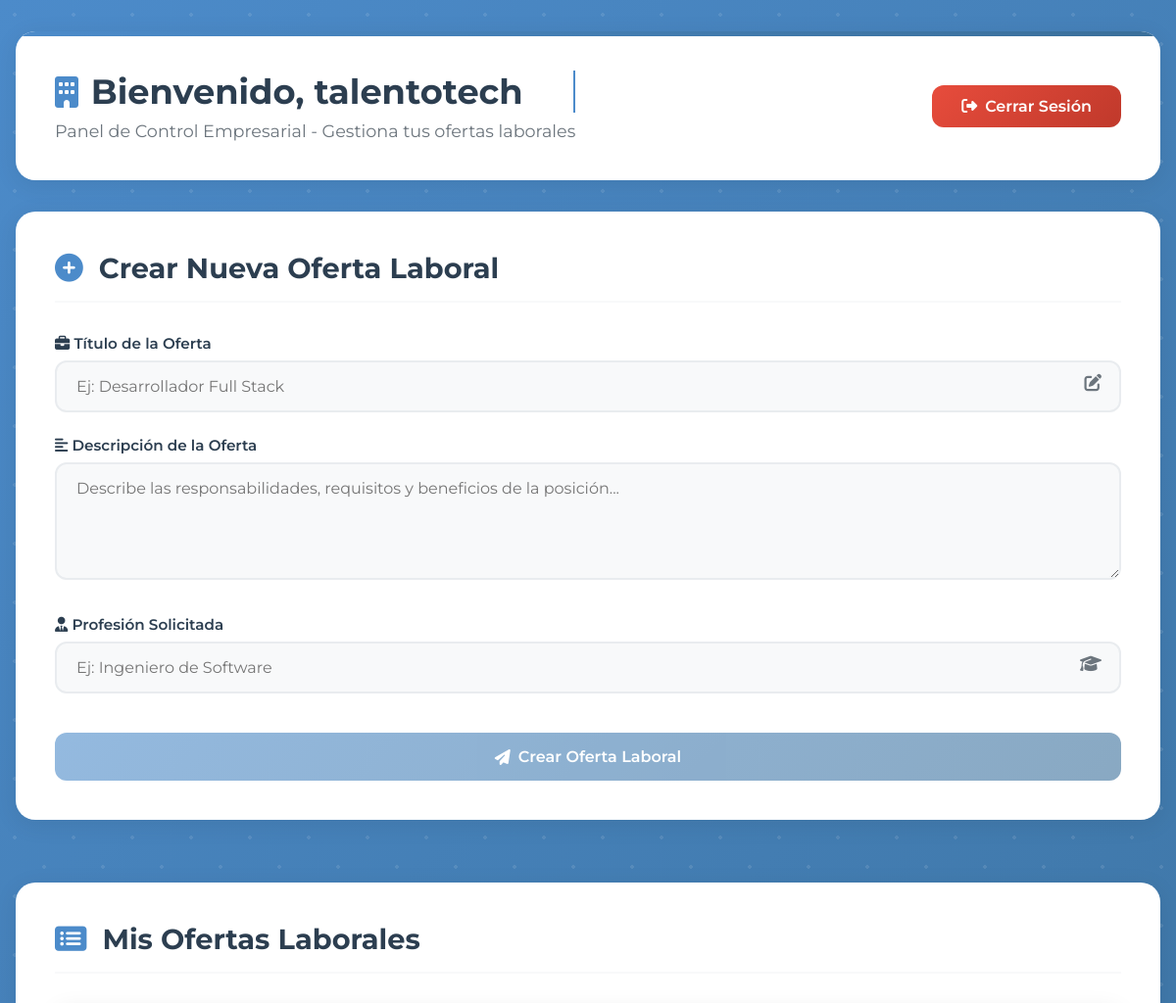
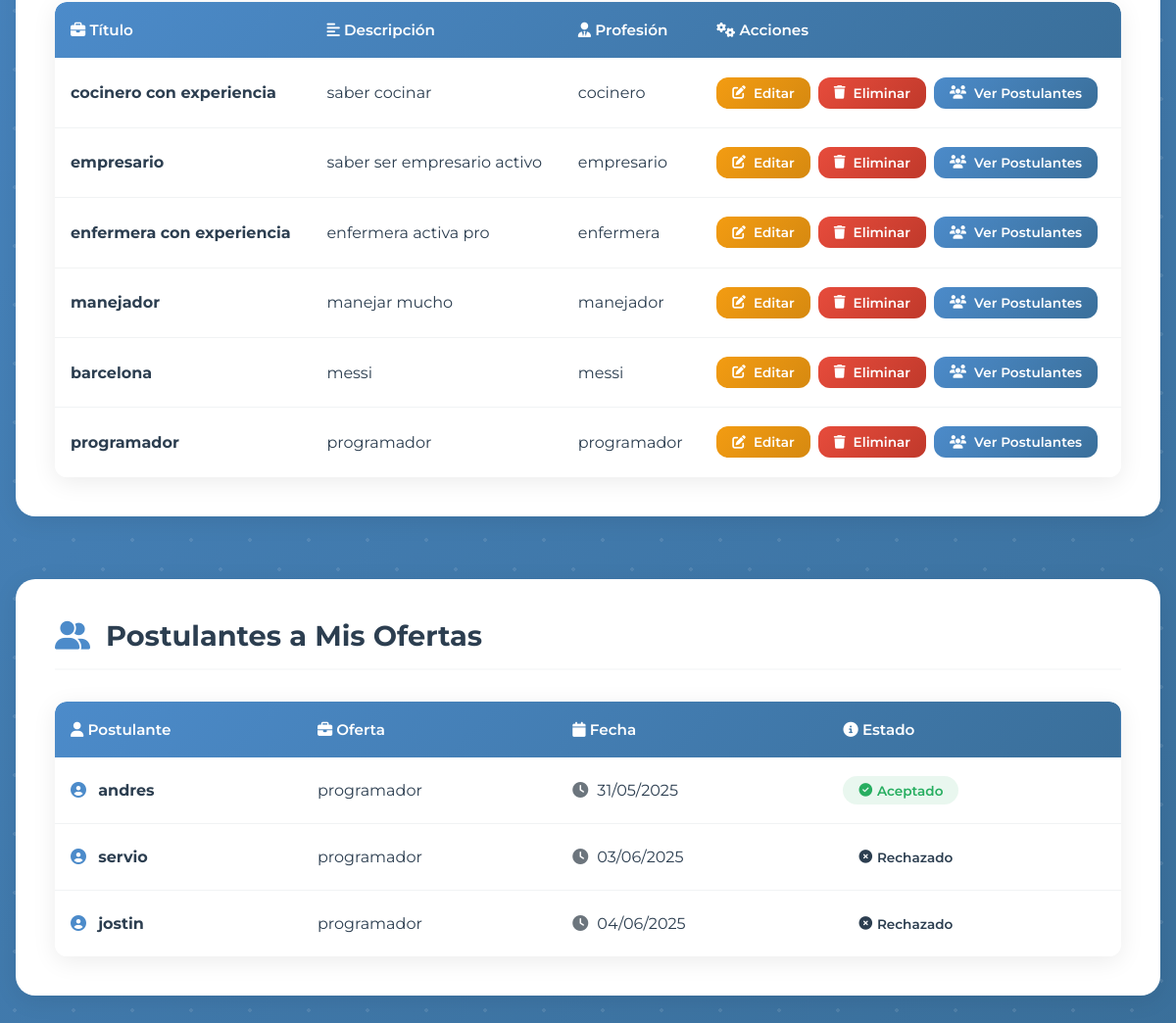
Screenshot of /php/dashboard_empresa.php (signed in) with the database file from the repository (2 pictures, top to bottom).
### tables this page shows
CREATE TABLE `ofertas_laborales` (
  `id` int(11) NOT NULL,
  `empresa_id` int(11) NOT NULL,
  `titulo` varchar(255) NOT NULL,
  `descripcion` text NOT NULL,
  `profesion_solicitada` varchar(255) NOT NULL,
  `fecha_publicacion` timestamp NOT NULL DEFAULT current_timestamp()
);

CREATE TABLE `postulaciones` (
  `id` int(11) NOT NULL,
  `oferta_id` int(11) NOT NULL,
  `postulante_id` int(11) NOT NULL,
  `fecha_postulacion` timestamp NOT NULL DEFAULT current_timestamp(),
  `estado` enum('pendiente','aceptado','rechazado') DEFAULT 'pendiente',
  `fecha_actualizacion` datetime DEFAULT current_timestamp() ON UPDATE current_timestamp()
);

CREATE TABLE `usuarios` (
  `id` int(11) NOT NULL,
  `nombre` varchar(100) NOT NULL,
  `email` varchar(100) NOT NULL,
  `password` varchar(255) NOT NULL,
  `tipo` enum('empresa','postulante') NOT NULL
);

### php/dashboard_empresa.php (the view, shortened to what this page needs)
<?php
include('db.php');
$empresa_id = $_SESSION['user_id'];
$sql_ofertas = "SELECT * FROM ofertas_laborales WHERE empresa_id = '$empresa_id'";
$result_ofertas = $conn->query($sql_ofertas);
$sql_postulaciones = "SELECT p.*, u.nombre AS postulante_nombre, o.titulo AS oferta_titulo, p.estado, p.fecha_postulacion
                      FROM postulaciones p
                      JOIN usuarios u ON p.postulante_id = u.id
                      JOIN ofertas_laborales o ON p.oferta_id = o.id
                      WHERE o.empresa_id = '$empresa_id'";
$result_postulaciones = $conn->query($sql_postulaciones);
?>
<!DOCTYPE html>
<html lang="es">
<head>
    <link rel="stylesheet" href="https://cdnjs.cloudflare.com/ajax/libs/font-awesome/6.4.2/css/all.min.css">
</head>
<body>
    <div class="dashboard-container">
        <header class="dashboard-header">
            <div class="header-content">
                <div class="welcome-section">
                    <h1>
                        <i class="fas fa-building"></i>
                        Bienvenido, <?php echo $_SESSION['user_name']; ?>
                    </h1>
                    <p>Panel de Control Empresarial - Gestiona tus ofertas laborales</p>
                </div>
                <a href="logout.php" class="logout-btn">
                    <i class="fas fa-sign-out-alt"></i>
                    Cerrar Sesión
                </a>
            </div>
        </header>
        <div class="dashboard-grid">
            <div class="dashboard-card">
                <div class="card-header">
                    <i class="fas fa-plus-circle"></i>
                    <h2>Crear Nueva Oferta Laboral</h2>
                </div>
                <form method="POST" class="form-grid">
                    <div class="form-group">
                        <label for="titulo">
                            <i class="fas fa-briefcase"></i>
                            Título de la Oferta
                        </label>
                        <input type="text" id="titulo" name="titulo" required placeholder="Ej: Desarrollador Full Stack">
                        <i class="fas fa-edit input-icon"></i>
                    </div>
                    <div class="form-group">
                        <label for="descripcion">
                            <i class="fas fa-align-left"></i>
                            Descripción de la Oferta
                        </label>
                        <textarea id="descripcion" name="descripcion" required placeholder="Describe las responsabilidades, requisitos y beneficios de la posición..."></textarea>
                    </div>
                    <div class="form-group">
                        <label for="profesion_solicitada">
                            <i class="fas fa-user-tie"></i>
                            Profesión Solicitada
                        </label>
                        <input type="text" id="profesion_solicitada" name="profesion_solicitada" required placeholder="Ej: Ingeniero de Software">
                        <i class="fas fa-graduation-cap input-icon"></i>
                    </div>
                    <button type="submit" name="crear_oferta" class="btn btn-full">
                        <i class="fas fa-paper-plane"></i>
                        Crear Oferta Laboral
                    </button>
                </form>
            </div>
            <div class="dashboard-card">
                <div class="card-header">
                    <i class="fas fa-list-alt"></i>
                    <h2>Mis Ofertas Laborales</h2>
                </div>
                <div class="table-container">
                    <table class="modern-table">
                        <thead>
                            <tr>
                                <th><i class="fas fa-briefcase"></i> Título</th>
                                <th><i class="fas fa-align-left"></i> Descripción</th>
                                <th><i class="fas fa-user-tie"></i> Profesión</th>
                                <th><i class="fas fa-cogs"></i> Acciones</th>
                            </tr>
                        </thead>
                        <tbody>
                            <?php while ($oferta = $result_ofertas->fetch_assoc()): ?>
                                <tr>
                                    <td>
                                        <strong><?php echo $oferta['titulo']; ?></strong>
                                    </td>
                                    <td>
                                        <span class="text-truncate">
                                            <?php echo strlen($oferta['descripcion']) > 100 ? substr($oferta['descripcion'], 0, 100) . '...' : $oferta['descripcion']; ?>
                                        </span>
                                    </td>
                                    <td>
                                        <span class="profession-tag">
                                            <?php echo $oferta['profesion_solicitada']; ?>
                                        </span>
                                    </td>
                                    <td>
                                        <div class="table-actions">
                                            <a href="editar_oferta.php?oferta_id=<?php echo $oferta['id']; ?>" class="btn btn-warning">
                                                <i class="fas fa-edit"></i>
                                                Editar
                                            </a>
                                            <a href="?eliminar_oferta_id=<?php echo $oferta['id']; ?>"
                                               class="btn btn-danger"
                                               onclick="return confirm('¿Estás seguro de eliminar esta oferta?')">
                                                <i class="fas fa-trash"></i>
                                                Eliminar
                                            </a>
                                            <a href="ver_postulaciones.php?oferta_id=<?php echo $oferta['id']; ?>" class="btn">
                                                <i class="fas fa-users"></i>
                                                Ver Postulantes
                                            </a>
                                        </div>
                                    </td>
                                </tr>
                            <?php endwhile; ?>
                        </tbody>
                    </table>
                </div>
            </div>
            <div class="dashboard-card">
                <div class="card-header">
                    <i class="fas fa-user-friends"></i>
                    <h2>Postulantes a Mis Ofertas</h2>
                </div>
                <div class="table-container">
                    <table class="modern-table">
                        <thead>
                            <tr>
                                <th><i class="fas fa-user"></i> Postulante</th>
                                <th><i class="fas fa-briefcase"></i> Oferta</th>
                                <th><i class="fas fa-calendar"></i> Fecha</th>
                                <th><i class="fas fa-info-circle"></i> Estado</th>
                            </tr>
                        </thead>
                        <tbody>
                            <?php while ($postulacion = $result_postulaciones->fetch_assoc()): ?>
                                <tr>
                                    <td>
                                        <div class="user-info">
                                            <i class="fas fa-user-circle" style="color: var(--primary-color); margin-right: 0.5rem;"></i>
                                            <strong><?php echo $postulacion['postulante_nombre']; ?></strong>
                                        </div>
                                    </td>
                                    <td>
                                        <span class="offer-title">
                                            <?php echo $postulacion['oferta_titulo']; ?>
                                        </span>
                                    </td>
                                    <td>
                                        <span class="date-text">
                                            <i class="fas fa-clock" style="color: var(--text-secondary); margin-right: 0.3rem;"></i>
                                            <?php echo date('d/m/Y', strtotime($postulacion['fecha_postulacion'])); ?>
                                        </span>
                                    </td>
                                    <td>
                                        <?php if ($postulacion['estado'] == 'aceptado'): ?>
    <span class="status-badge status-accepted">
        <i class="fas fa-check-circle"></i> Aceptado
    </span>
<?php elseif ($postulacion['estado'] == 'rechazado'): ?>
    <span class="status-badge status-rejected">
        <i class="fas fa-times-circle"></i> Rechazado
    </span>
<?php else: ?>
    <span class="status-badge status-pending">
        <i class="fas fa-clock"></i> Pendiente
    </span>
<?php endif; ?>
                                </tr>
                            <?php endwhile; ?>
                        </tbody>
                    </table>
                </div>
            </div>
        </div>
    </div>
</body>
</html>

### rows the page displays
ofertas_laborales: titulo "cocinero con experiencia", descripcion "saber cocinar", profesion_solicitada "cocinero"
ofertas_laborales: titulo "empresario", descripcion "saber ser empresario activo", profesion_solicitada "empresario"
ofertas_laborales: titulo "enfermera con experiencia", descripcion "enfermera activa pro", profesion_solicitada "enfermera"
ofertas_laborales: titulo "manejador", descripcion "manejar mucho", profesion_solicitada "manejador"
ofertas_laborales: titulo "barcelona", descripcion "messi", profesion_solicitada "messi"
ofertas_laborales: titulo "programador", descripcion "programador", profesion_solicitada "programador"
postulaciones: postulante.nombre "andres", oferta.titulo "programador", fecha_postulacion "31/05/2025", estado "aceptado" (drawn)
postulaciones: postulante.nombre "servio", oferta.titulo "programador", fecha_postulacion "03/06/2025", estado "rechazado" (drawn)
postulaciones: postulante.nombre "jostin", oferta.titulo "programador", fecha_postulacion "04/06/2025", estado "rechazado" (drawn)

### other values shown
$_SESSION['user_name'] "talentotech"
